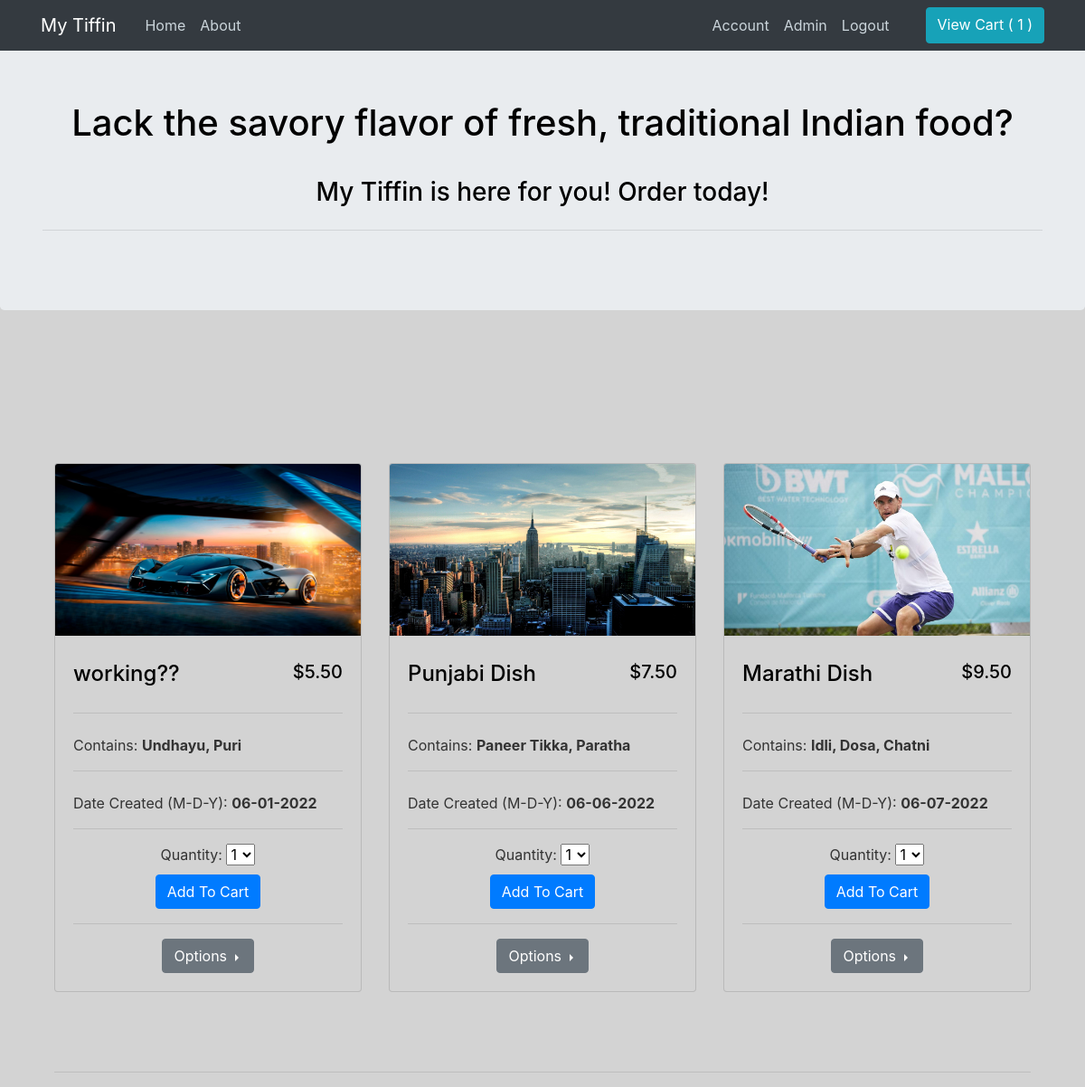
Screenshot of /home (signed in) with the database file from the repository.
### app/models.py (models this page shows, shortened)
class AdminOrder(db.Model):
    id = db.Column(db.Integer, primary_key=True)
    image_file = db.Column(db.String(200), default="default2.jpg")
    name = db.Column(db.String(200), nullable=False, unique=True)
    contents = db.Column(db.String(100), nullable=False)
    unit_price = db.Column(db.Float, nullable=False)
    date_created = db.Column(db.DateTime, nullable=False, default=datetime.utcnow)
    currently_active_order = db.Column(db.Boolean, default=False)
    admin_id = db.Column(db.Integer, db.ForeignKey('user.id'))
    comments = db.relationship('Comment', backref="order")

### app/routes.py (the view)
@app.route("/", methods=["GET", "POST"])
@app.route("/home", methods=["GET", "POST"])
def home():
    admin_orders = AdminOrder.query.filter_by(currently_active_order=True).all()
    addtocart = AddToCartForm()
    if request.method == "POST":
        if request.form.get("addtocart"):
            print(request.form.get("addtocart"))
            print("^ Add To Cart ^")
            active_cart = current_cart()
            order_obj = AdminOrder.query.filter_by(name=request.form.get('addtocart')).first()
            item_quantity = int(addtocart.quantity.data)
            order_total_price = int(order_obj.unit_price) * int(item_quantity)
            active_cart.total_price = active_cart.total_price + order_total_price
            order_exists_in_cart = Lineitem.query.filter_by(name=order_obj.name, cart_id=active_cart.id).first()
            if order_exists_in_cart:
                difference = 3 - order_exists_in_cart.quantity
                if item_quantity > difference:
                    flash(f"You have exceeded the maximum quantity of 3 for that item.", "warning")
                    return redirect(url_for("home"))
                elif item_quantity <= difference:
                    order_exists_in_cart.quantity = order_exists_in_cart.quantity + item_quantity
                    flash(f"{order_exists_in_cart.name} (Quantity: +{difference}) has been successfully added to cart.", "success")
                    db.session.commit()
                    return redirect(url_for("home"))
            else:
                new_lineitem = Lineitem(name=order_obj.name, quantity=item_quantity, unit_price=order_obj.unit_price, cart_id=active_cart.id, order_id=order_obj.id)
                db.session.add(new_lineitem)
                db.session.commit()
                flash(f"{new_lineitem.name} (Quantity: +{new_lineitem.quantity}) has been successfully added to cart.", "success")
            return redirect(url_for("home"))
        if request.form.get("view_comments"):
            print(request.form.get("view_comments"))
            print("^  View All Comments ^")
            return redirect(url_for("all_comments", order=request.form.get("view_comments")))
        if request.form.get("comment"):
            print(request.form.get("comment"))
            print("^ Create New Comment ^")
            return redirect(url_for("new_comment", order=request.form.get("comment")))
    elif request.method == "GET":
        item_counter = 0
        item_counter = item_count()
        return render_template("home.html", title="Home", admin_orders=admin_orders, addtocart=addtocart, item_counter=item_counter)

### app/forms.py
class AddToCartForm(FlaskForm):
    quantity = SelectField("Quantity", validators=[DataRequired()], choices=["1", "2", "3"])
    addbtn = SubmitField("Add To Cart")

### app/models.py (called while the page is built)
@login_manager.user_loader
def load_user(user_id):
    return User.query.get(int(user_id))

### app/routes.py (called while the page is built)
def current_cart():
    if current_user.is_authenticated:
        active_cart = Cart.query.filter_by(active=True, buyer_id=current_user.id).first()
        if active_cart:
            active_cart = active_cart
        else:
            active_cart = Cart(total_price=0, active=True, purchase_confirmed=False, purchase_confirmed_date="Purchase not confirmed yet", buyer_id=current_user.id)
            db.session.add(active_cart)
            db.session.commit()
        return active_cart

def item_count():
    if current_user.is_authenticated:
        item_counter = 0
        active_cart = current_cart()
        items = Lineitem.query.filter_by(cart_id=active_cart.id).all()
        if items:
            for item in items:
                item_counter += item.quantity
        else:
            item_counter = 0
        item_counter = item_counter
        return item_counter

### app/templates/home.html (shortened to what this page needs)
{% extends "layout.html" %}
    {% block cart_nav %}
        <a style="color: white;" class="btn btn-info ml-3" type="button" href="{{ url_for('my_cart') }}">View Cart ( {{ item_counter }} )</a>
    {% endblock cart_nav %}
    {% block jumbotron %}
        <div class="jumbotron">
            <div class="container mt-5">
                <h1 class="text-center">Lack the savory flavor of fresh, traditional Indian food? </h1>
                <p class="lead"><h3 class="text-center" style="padding-top: 20px;">My Tiffin is here for you! Order today!</h3></p>
                <hr class="my-4">
            </div>
        </div>
    {% endblock jumbotron %}
    {% block main_content %}
    {% if admin_orders %}
        <div style="padding-top: 25px;" class="container mt-3 mb-3">
            <div class="row">
                <div class="col-lg-12">
                    <div class="row my-5 card-wrapper">
                        {% for order in admin_orders %}
                            <div class="col-lg-4 col-md-6 mb-4">
                                <div class="card h-100" style="background-color: lightgray;">
                                    <div class="embed-responsive embed-responsive-16by9">
                                        <img class="card-img-top embed-responsive-item" src="{{ order.image_file }}">
                                    </div>
                                    <div class="card-body">
                                        <div class="text-muted d-flex justify-content-between mt-2"> <span class="fw-500"><h4 class="card-title">{{ order.name }}</h4></span> <span><h5>{{ "${:,.2f}".format(order.unit_price) }}</h5></span> </div>
                                        <hr>
                                        <p style="padding-top: 7px;" class="card-text">Contains: <b>{{ order.contents }}</b></p>
                                        <hr>
                                        <p style="padding-top: 7px;" class="card-text">Date Created (M-D-Y): <b>{{ order.date_created.strftime('%m-%d-%Y') }}</b></p>
                                        {% if current_user.is_authenticated %}
                                            <hr>
                                            <form method="POST" action="">
                                                <div class="text-center">
                                                    <div>Quantity: {{ addtocart.quantity }}</div>
                                                    <div style="padding-top: 10px;">
                                                        {{ addtocart.addbtn(class="btn btn-primary") }}
                                                    </div>
                                                </div>
                                            </form>
                                            <hr>
                                            <div class="text-center">
                                                <div class="dropright">
                                                    <button type="button" class="mt-0 btn btn-secondary dropdown-toggle" data-toggle="dropdown" aria-haspopup="true" aria-expanded="false">
                                                        Options
                                                    </button>
                                                </div>
                                            </div>
                                        {% endif %}
                                    </div>
                                </div>
                            </div>
                        {% endfor %}
                    </div>
                </div>
            </div><hr>
        </div>
    {% else %}
        <h5 class="text-center">There are no active orders currently available to purchase, please check again later.</h5>
    {% endif %}
    {% endblock main_content %}

### app/templates/layout.html (shortened to what this page needs)
<!DOCTYPE html>
<html>
<head>
    <link rel="stylesheet" href="https://cdn.jsdelivr.net/npm/bootstrap@4.0.0/dist/css/bootstrap.min.css">
    <link rel="stylesheet" type="text/css" href="{{ url_for('static', filename='main.css') }}">
</head>
<body>
    <header class="site-header">
        <nav class="navbar navbar-expand-md navbar-dark bg-dark fixed-top">
          <div class="container">
            <a class="navbar-brand mr-4" href="/">My Tiffin</a>
            <div class="collapse navbar-collapse" id="navbarToggle">
              <div class="navbar-nav mr-auto">
                <a class="nav-item nav-link" href="{{ url_for('home') }}">Home</a>
                <a class="nav-item nav-link" href="{{ url_for('about') }}">About</a>
              </div>
              <div class="navbar-nav">
                {% if current_user.is_authenticated %}
                  <a class="nav-item nav-link" href="{{ url_for('account') }}">Account</a>
                  <a class="nav-item nav-link" href="{{ url_for('admin_login') }}">Admin</a>
                  <a class="nav-item nav-link" href="{{ url_for('logout') }}">Logout</a>
                  <a class="nav-item nav-link">{% block cart_nav %}{% endblock cart_nav %}</a>
                {% else %}
                  <a class="nav-item nav-link" href="{{ url_for('login') }}">Login</a>
                  <a class="nav-item nav-link" href="{{ url_for('register') }}">Register</a>
                {% endif %}
              </div>
            </div>
          </div>
        </nav>
    </header>
    {% block jumbotron %}{% endblock jumbotron %}
    <main role="main" class="container">
      <br>
      <br>
      {% block main_content %}
      {% endblock main_content %}
    </main>
</body>
</html>

### app/static/main.css (style rules this page uses)
body { background: lightgrey; color: #333333; }
h1, h2, h3, h4, h5, h6 { color: black; }
.site-header .navbar-nav .nav-link { color: #cbd5db; }

### rows the page displays
AdminOrder: image_file (picture), name "working??", unit_price "$5.50", contents "Undhayu, Puri", date_created "06-01-2022"
AdminOrder: image_file (picture), name "Punjabi Dish", unit_price "$7.50", contents "Paneer Tikka, Paratha", date_created "06-06-2022"
AdminOrder: image_file (picture), name "Marathi Dish", unit_price "$9.50", contents "Idli, Dosa, Chatni", date_created "06-07-2022"

### other values shown
{{ item_counter }} "1"
